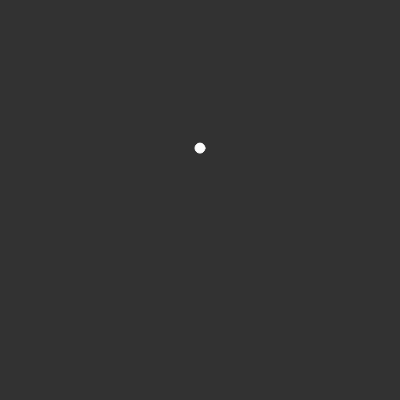
Frame 1 (no input)
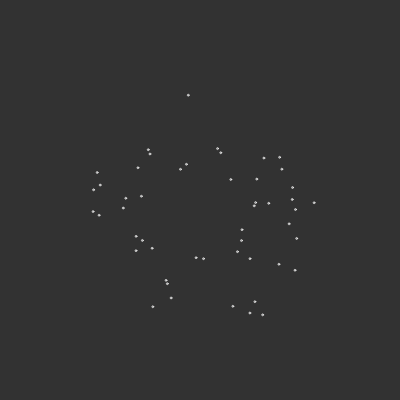
Frame 60 (no input)
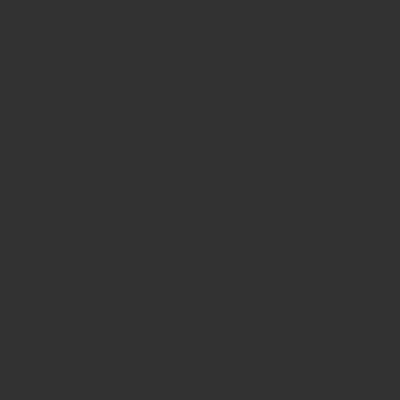
Frame 120 (the mouse pressed at the canvas centre since frame 60)

The p5.js sketch that drew these frames (run headless with seeded random() and noise() and a simulated clock; from frame 60 on, the mouse is pressed at the canvas centre):

// p5.js sketch
// ── sketch.js
let gravity; 
let firework;
let explode = false;
let particles = [];
let num = 50;

function setup() {
  createCanvas(400, 400);

  gravity = createVector(0, 0.1);

  firework = new Particle(width/2, 150, 0, -2, explode)
}

function draw() {
  background(50);

  if (explode == false) {
    firework.update();

    if (firework.vel.y >= 0) {
      explode = true;
      for (let i=0; i<num; i++) {
        let vel = p5.Vector.random2D();
        vel.mult(random(1,3));
        particles[i] = new Particle(firework.pos.x, firework.pos.y, vel.x, vel.y, explode);
      }
    }

    firework.display();
  } else {

    for (let i=0; i<particles.length; i++) {
      particles[i].finished();
      particles[i].update();
      particles[i].display();
      if (particles[i].done) {
        particles.splice(i, 1);
      }
    }
  }


}

class Particle {
  constructor(x, y, vx, vy, explode) {
      this.pos = createVector(x, y);
      this.vel = createVector(vx, vy);
      this.explode = explode;

      if (this.explode) {
        this.size = 2;
      } else {
      this.size = 10;
      }
      this.life = 255;
      this.done = false;
  }

  update() {
      this.vel.add(gravity);
      this.pos.add(this.vel);
      this.life -= 3;
  }


  display() {
    stroke(255, this.life)
    fill(255, this.life);
    ellipse(this.pos.x, this.pos.y, this.size, this.size);
  }

  finished() {
    if (this.life < 0) {
      this.done = true;
    } else {
      this.done = false;
    }
  }
} 
